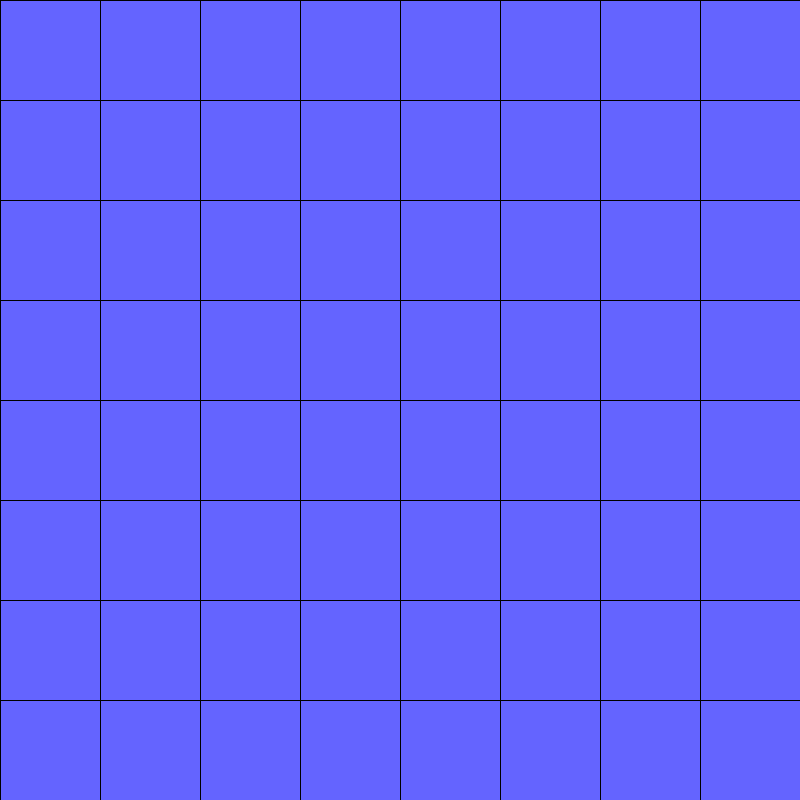
Frame 1 (no input)
Frame 60 (the mouse pressed at the canvas centre just before this capture): identical to frame 1, image omitted
Frame 120 (the mouse held since frame 60 and released just before this capture): identical to frame 1, image omitted

The Processing sketch that drew this single still picture (run headless with seeded random() and noise(); from frame 60 on, the mouse is pressed at the canvas centre):

// Processing sketch: ex17
// ── ex17.pde
Quad [] q;
int n;

void setup() {
  size(800,800);
  n = 8;
  q = new Quad[n*n];
  float x = 0;
  float y = 0;
  float tam = width/n;
  for (int i = 0; i < q.length; i++) {
    q[i] = new Quad(x,y,tam);
    if (x < width-tam) {
      x += tam;
    } else {
      x = 0;
      y += tam;
    }
  }
}

void draw() {
  background(255);
  for(int i = 0; i < q.length; i++) {
    q[i].desenha();
  }
}

// ── Quad.pde
class Quad {
  float posX,posY,tam;
  
  Quad(float x,float y,float t) {
    posX = x;
    posY = y;
    tam = t;
  }
  
  void desenha() {
    fill(100,100,255);
    rect(posX,posY,tam,tam);
  }
}
